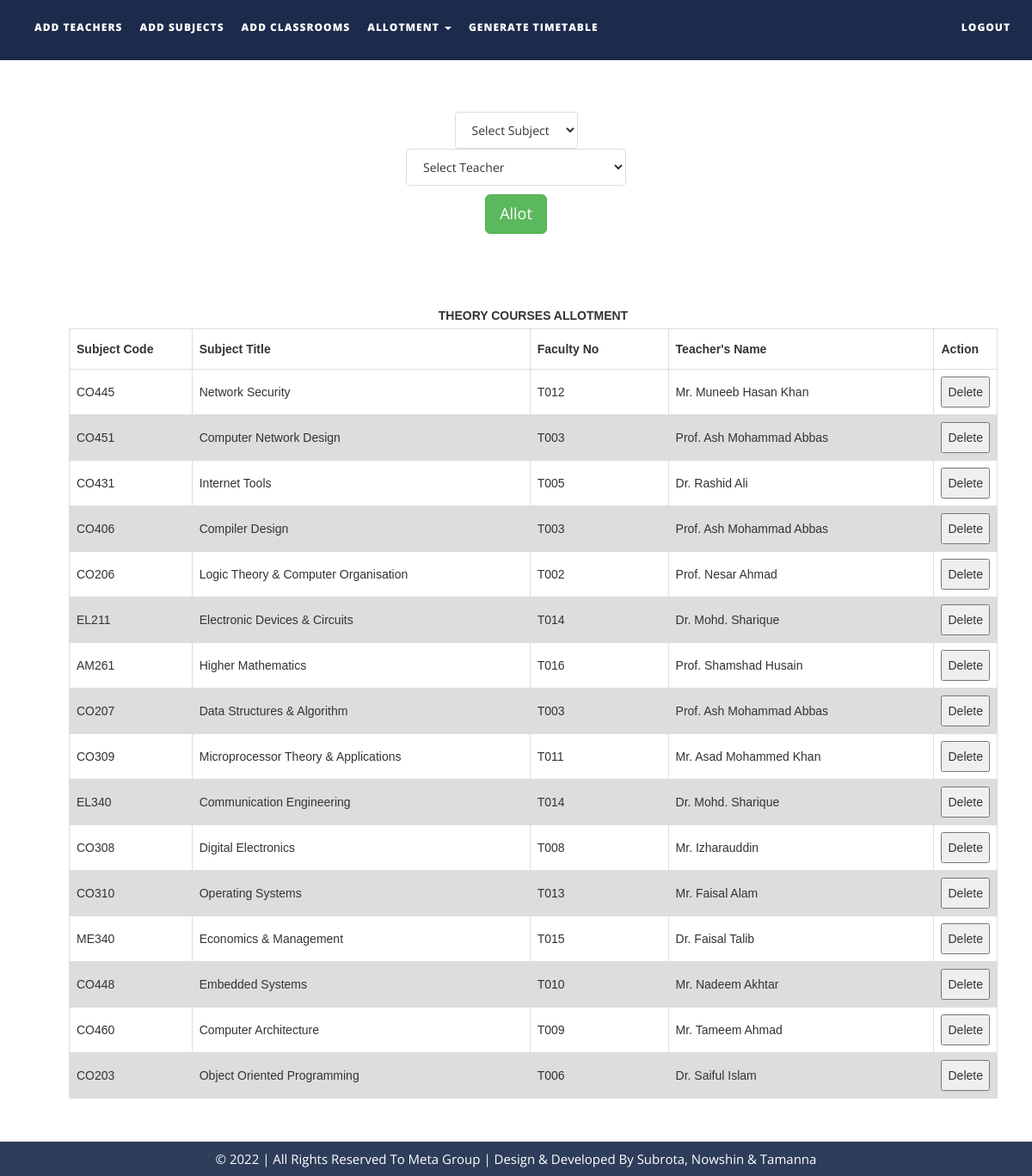
The page /files/allotsubjects.php on the database as committed earlier.
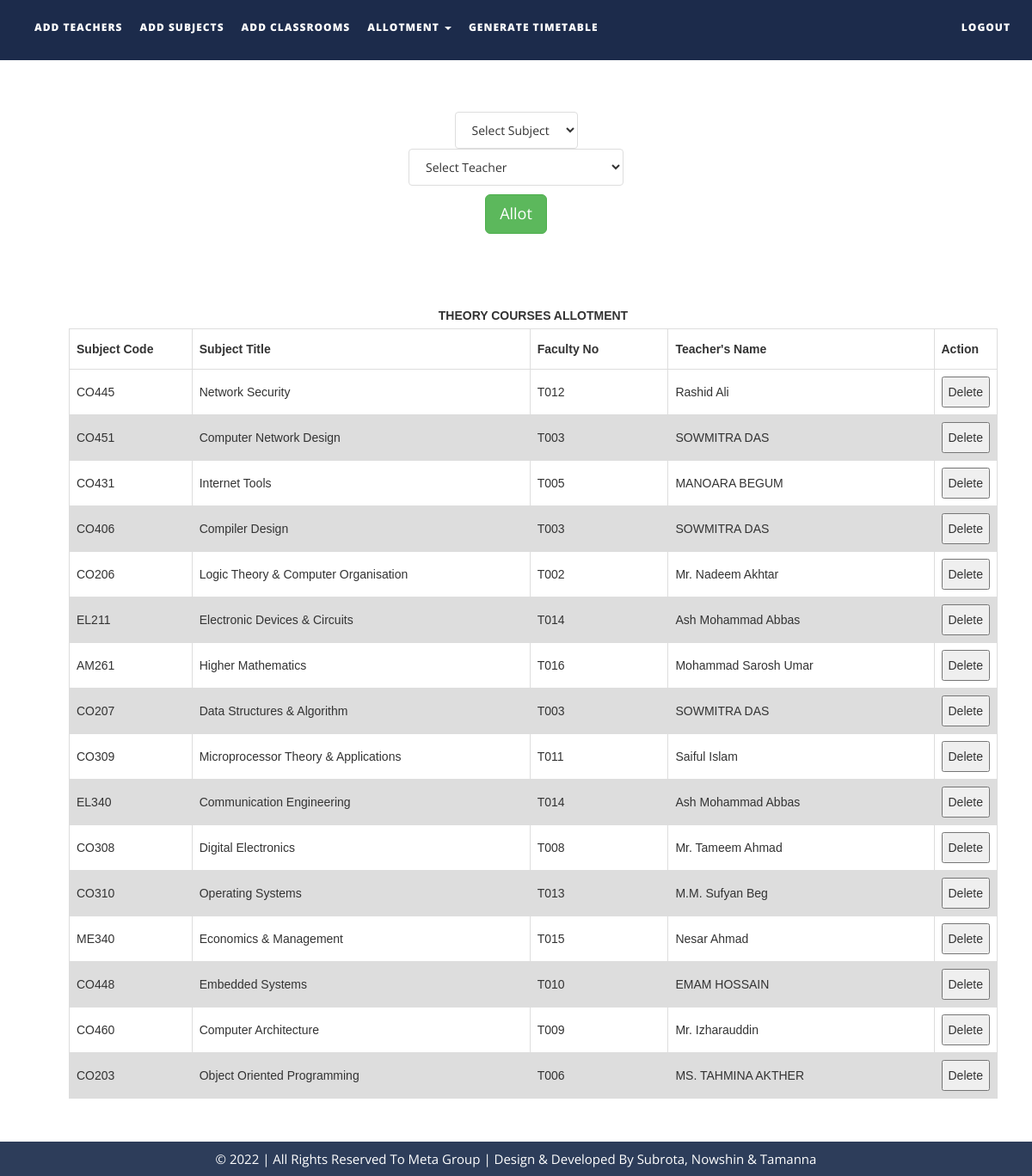
The same page on the database as committed later.
### tables this page shows
CREATE TABLE `subjects` (
  `subject_code` varchar(10) NOT NULL,
  `subject_name` varchar(50) NOT NULL,
  `course_type` varchar(15) NOT NULL,
  `semester` int(1) NOT NULL,
  `department` varchar(50) NOT NULL,
  `isAlloted` int(1) NOT NULL,
  `allotedto` text NOT NULL,
  `allotedto2` text NOT NULL,
  `allotedto3` text NOT NULL
);

CREATE TABLE `teachers` (
  `faculty_number` varchar(10) NOT NULL,
  `name` text NOT NULL,
  `alias` varchar(10) NOT NULL,
  `designation` varchar(30) NOT NULL,
  `contact_number` varchar(15) NOT NULL,
  `emailid` varchar(50) NOT NULL
);

### files/allotsubjects.php (the view, shortened to what this page needs)
<!DOCTYPE html>
<html xmlns="http://www.w3.org/1999/xhtml">
<head>
    <link href="assets/css/bootstrap.css" rel="stylesheet"/>
    <link href="assets/css/font-awesome.min.css" rel="stylesheet"/>
    <link href="assets/css/flexslider.css" rel="stylesheet"/>
    <link href="assets/css/style.css" rel="stylesheet"/>
</head>
<body>
<div class="navbar navbar-inverse navbar-fixed-top " id="menu">
    <div class="container">
        <div class="navbar-collapse collapse move-me">
            <ul class="nav navbar-nav navbar-left">
                <li><a href="addteachers.php">ADD TEACHERS</a></li>
                <li><a href="addsubjects.php">ADD SUBJECTS</a></li>
                <li><a href="addclassrooms.php">ADD CLASSROOMS</a></li>
                <li class="dropdown"><a class="dropdown-toggle" data-toggle="dropdown" aria-expanded="false">ALLOTMENT
                        <span class="caret"></span></a>
                </li>
                <li><a href="generatetimetable.php">GENERATE TIMETABLE</a></li>
            </ul>
            <ul class="nav navbar-nav navbar-right">
                <li><a href="index.php">LOGOUT</a></li>
            </ul>
        </div>
    </div>
</div>
<br>
<div align="center">
    <form action="allotmentFormvalidation.php" method="post" style="margin-top: 100px">
        <div style="margin-top: 5px">
            <select name="tobealloted" class="list-group-item">
                <?php
                $q = mysqli_query(mysqli_connect("localhost", "root", "", "ttms"),
                    "SELECT * FROM subjects");
                $row_count = mysqli_num_rows($q);
                if ($row_count) {
                    $mystring = '
         <option selected disabled>Select Subject</option>';
                    while ($row = mysqli_fetch_assoc($q)) {
                        if ($row['isAlloted'] == 1 || $row['course_type'] == "LAB")
                            continue;
                        $mystring .= '<option value="' . $row['subject_code'] . '">' . $row['subject_name'] . '</option>';
                    }
                    echo $mystring;
                }
                ?>
            </select>
        </div>
        <div>
            <select name="toalloted" class="list-group-item">
                <?php
                $q = mysqli_query(mysqli_connect("localhost", "root", "", "ttms"),
                    "SELECT * FROM teachers ");
                $row_count = mysqli_num_rows($q);
                if ($row_count) {
                    $mystring = '
         <option selected disabled>Select Teacher</option>';
                    while ($row = mysqli_fetch_assoc($q)) {
                        $mystring .= '<option value="' . $row['faculty_number'] . '">' . $row['name'] . '</option>';
                    }
                    echo $mystring;
                }
                ?>
            </select>
        </div>
        <div style="margin-top: 10px">
            <button type="submit" class="btn btn-success btn-lg">Allot</button>
        </div>
    </form>
</div>
<table id=allotedsubjectstable>
    <caption><strong>THEORY COURSES ALLOTMENT</strong></caption>
    <tr>
        <th width="150">Subject Code</th>
        <th width=420>Subject Title</th>
        <th width="170">Faculty No</th>
        <th width="330">Teacher's Name</th>
        <th width="40">Action</th>
    </tr>
    <tbody>
    <?php
    $q = mysqli_query(mysqli_connect("localhost", "root", "", "ttms"),
        "SELECT * FROM subjects ");
    while ($row = mysqli_fetch_assoc($q)) {
        if ($row['isAlloted'] == 0 || $row['course_type'] == 'LAB')
            continue;
        $teacher_id = $row['allotedto'];
        $t = mysqli_query(mysqli_connect("localhost", "root", "", "ttms"),
            "SELECT name FROM teachers WHERE faculty_number = '$teacher_id'");
        $trow = mysqli_fetch_assoc($t);
        echo "<tr><td>{$row['subject_code']}</td>
                    <td>{$row['subject_name']}</td>
                    <td>{$row['allotedto']}</td>
                    <td>{$trow['name']}</td>
                   <td>
                    <button>Delete</button></td>
                    </tr>\n";
    }
    ?>
    </tbody>
</table>
<div id="footer">
    &copy 2022 | All Rights Reserved To Meta Group |  <a href="https://github.com/subrotadey" style="color: #fff" target="_blank">Design & Developed By Subrota, Nowshin & Tamanna
</div>
</body>
</html>

Rows that differ between the two databases and show on the page:
changed through a linked row, subjects "CO445": teachers.name "Mr. Muneeb Hasan Khan" → "Rashid Ali"
changed subjects "CO451": teachers.name "Prof. Ash Mohammad Abbas" → "SOWMITRA DAS"
changed through a linked row, subjects "CO431": teachers.name "Dr. Rashid Ali" → "MANOARA BEGUM"
changed subjects "CO406": teachers.name "Prof. Ash Mohammad Abbas" → "SOWMITRA DAS"
changed through a linked row, subjects "CO206": teachers.name "Prof. Nesar Ahmad" → "Mr. Nadeem Akhtar"
changed through a linked row, subjects "EL211": teachers.name "Dr. Mohd. Sharique" → "Ash Mohammad Abbas"
changed through a linked row, subjects "AM261": teachers.name "Prof. Shamshad Husain" → "Mohammad Sarosh Umar"
changed through a linked row, subjects "CO207": teachers.name "Prof. Ash Mohammad Abbas" → "SOWMITRA DAS"
changed through a linked row, subjects "CO309": teachers.name "Mr. Asad Mohammed Khan" → "Saiful Islam"
changed through a linked row, subjects "EL340": teachers.name "Dr. Mohd. Sharique" → "Ash Mohammad Abbas"
changed through a linked row, subjects "CO308": teachers.name "Mr. Izharauddin" → "Mr. Tameem Ahmad"
changed through a linked row, subjects "CO310": teachers.name "Mr. Faisal Alam" → "M.M. Sufyan Beg"
changed through a linked row, subjects "ME340": teachers.name "Dr. Faisal Talib" → "Nesar Ahmad"
changed through a linked row, subjects "CO448": teachers.name "Mr. Nadeem Akhtar" → "EMAM HOSSAIN"
changed through a linked row, subjects "CO460": teachers.name "Mr. Tameem Ahmad" → "Mr. Izharauddin"
changed subjects "CO203": teachers.name "Dr. Saiful Islam" → "MS. TAHMINA AKTHER"
